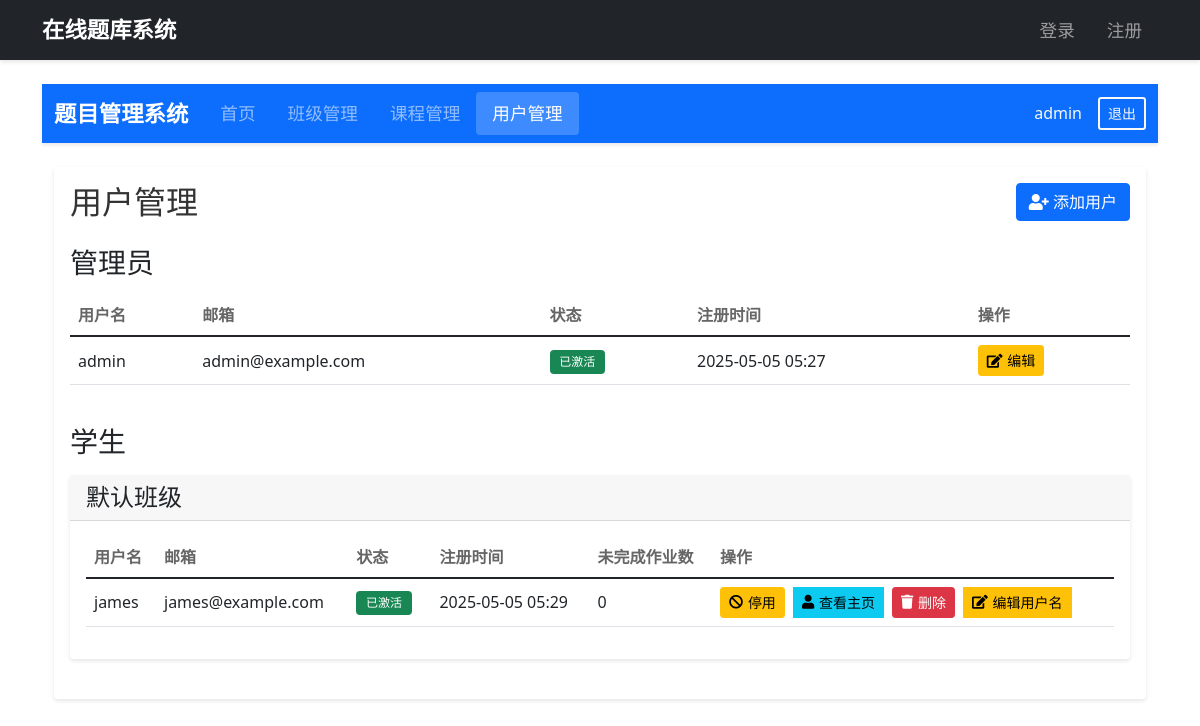
Before: /admin/users (signed in) with the older database file.
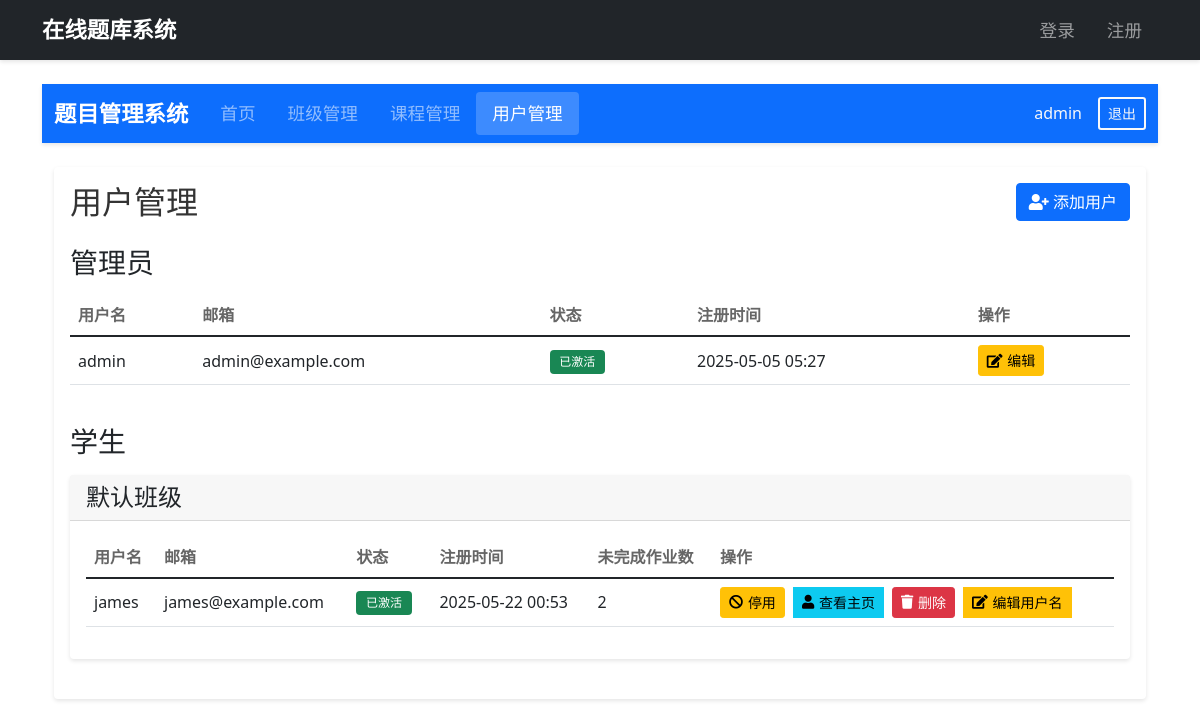
After: the same page with the newer database file.
### app.py (models this page shows, shortened)
class User(UserMixin, db.Model):
    id = db.Column(db.Integer, primary_key=True)
    username = db.Column(db.String(80), unique=True, nullable=False)
    email = db.Column(db.String(120), unique=True, nullable=False)
    password = db.Column(db.String(120), nullable=False)
    is_active = db.Column(db.Boolean, default=True)
    is_admin = db.Column(db.Boolean, default=False)
    class_id = db.Column(db.Integer, db.ForeignKey('class.id'))
    achievement_count = db.Column(db.Integer, default=0)  # 达标次数（80%以上正确率）
    badge_level = db.Column(db.Integer, default=0)  # 徽章等级，默认为0（无徽章）
    created_at = db.Column(db.DateTime, default=datetime.utcnow)
    answers = db.relationship('UserAnswer', backref='user', lazy=True, cascade="all, delete-orphan")
    quiz_history = db.relationship('QuizHistory', backref='user', lazy=True, cascade="all, delete-orphan")

### app.py (the view)
@app.route('/admin/users')
@app.route('/admin/users/<int:class_id>')
@admin_required
def admin_users(class_id=None):
    admin_users = User.query.filter_by(is_admin=True).all()
    classes = Class.query.all()
    if class_id:
        students = User.query.filter_by(
            class_id=class_id,
            is_admin=False
        ).all()
        class_users = {Class.query.get(class_id): students}
    else:
        class_users = {}
        for class_ in classes:
            students = User.query.filter_by(
                class_id=class_.id,
                is_admin=False
            ).all()
            class_users[class_] = students
    unfinished_count = defaultdict(int)
    lessons = Lesson.query.filter_by(is_active=True).all()
    for class_, students in class_users.items():
        for user in students:
            user_lessons = [lesson for lesson in lessons if class_ in lesson.classes]
            finished_ids = set(qh.lesson_id for qh in user.quiz_history)
            unfinished_count[user.id] = len([l for l in user_lessons if l.id not in finished_ids])
    return render_template('admin/users.html',
                         admin_users=admin_users,
                         class_users=class_users,
                         classes=classes,
                         current_class_id=class_id,
                         unfinished_count=unfinished_count)

### app.py (called while the page is built)
@app.before_request
def make_session_permanent():
    session.permanent = True

@login_manager.user_loader
def load_user(user_id):
    return User.query.get(int(user_id))

def admin_required(f):
    @wraps(f)
    def decorated_function(*args, **kwargs):
        if not current_user.is_authenticated:
            flash('请先登录')
            return redirect(url_for('login'))
        if not current_user.is_admin:
            flash('需要管理员权限')
            return redirect(url_for('index'))
        return f(*args, **kwargs)
    return decorated_function

### templates/admin/users.html (shortened to what the changed rows need)
{% extends "admin/base.html" %}
{% block admin_content %}
<div class="container">
    <div class="card">
        <div class="card-body">
            <div class="d-flex justify-content-between align-items-center mb-4">
                <h2 class="card-title mb-0">用户管理</h2>
            </div>
            <div class="table-responsive mb-4">
                <table class="table table-hover">
                    <thead>
                        <tr>
                            <th>用户名</th>
                            <th>邮箱</th>
                            <th>状态</th>
                            <th>注册时间</th>
                            <th>操作</th>
                        </tr>
                    </thead>
                </table>
            </div>
            {% for class, students in class_users.items() %}
            <div class="card mb-4">
                <div class="card-header">
                    <h4 class="mb-0">{{ class.name }}</h4>
                </div>
                <div class="card-body">
                    <div class="table-responsive">
                        <table class="table table-hover">
                            <thead>
                                <tr>
                                    <th>用户名</th>
                                    <th>邮箱</th>
                                    <th>状态</th>
                                    <th>注册时间</th>
                                    <th>未完成作业数</th>
                                    <th>操作</th>
                                </tr>
                            </thead>
                            <tbody>
                                {% for user in students %}
                                <tr>
                                    <td>{{ user.username }}</td>
                                    <td>{{ user.email }}</td>
                                    <td>
                                        <span class="badge {% if user.is_active %}bg-success{% else %}bg-secondary{% endif %}">
                                            {{ '已激活' if user.is_active else '未激活' }}
                                        </span>
                                    </td>
                                    <td>{{ user.created_at.strftime('%Y-%m-%d %H:%M') }}</td>
                                    <td>{{ unfinished_count[user.id] }}</td>
                                    <td>
                                        <div class="btn-group" role="group">
                                            <form action="{{ url_for('toggle_user_status', user_id=user.id) }}" method="post" style="display: inline;">
                                                <button type="submit" class="btn {% if user.is_active %}btn-warning{% else %}btn-success{% endif %} btn-sm">
                                                    <i class="fas {% if user.is_active %}fa-ban{% else %}fa-check{% endif %}"></i>
                                                    {{ '停用' if user.is_active else '激活' }}
                                                </button>
                                            </form>
                                            {% if not user.is_admin %}
                                            <a href="{{ url_for('student_dashboard_admin', user_id=user.id) }}" class="btn btn-info btn-sm ms-2">
                                                <i class="fas fa-user"></i> 查看主页
                                            </a>
                                            <form action="{{ url_for('delete_user', user_id=user.id) }}" method="post" style="display: inline;" class="ms-2"
                                                  onsubmit="return confirm('确定要删除这个用户吗？这将同时删除所有相关的答题记录。')">
                                                <button type="submit" class="btn btn-danger btn-sm">
                                                    <i class="fas fa-trash"></i> 删除
                                                </button>
                                            </form>
                                            <button type="button" class="btn btn-warning btn-sm ms-2" data-bs-toggle="modal" data-bs-target="#editUserModal{{ user.id }}">
                                                <i class="fas fa-edit"></i> 编辑用户名
                                            </button>
                                            {% endif %}
                                        </div>
                                    </td>
                                </tr>
                                {% endfor %}
                            </tbody>
                        </table>
                    </div>
                </div>
            </div>
            {% endfor %}
        </div>
    </div>
</div>
{% endblock %}

Changed rows visible on the page:
changed User "james": created_at "2025-05-05 05:29" → "2025-05-22 00:53"; id "0" → "2"
